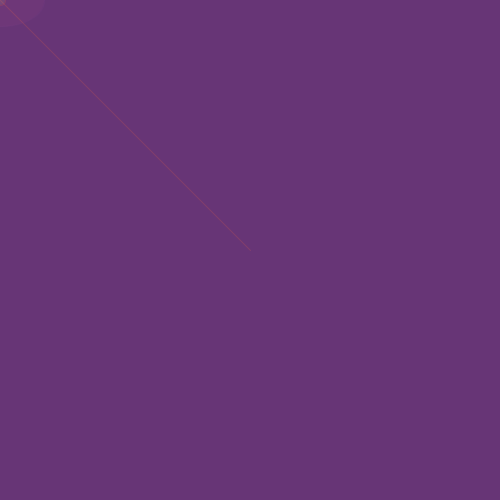
Frame 1 (no input)
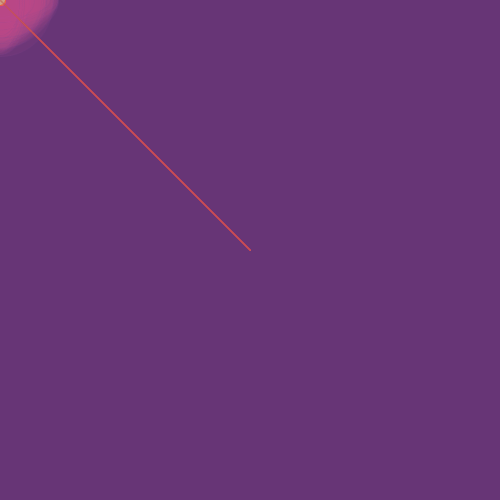
Frame 60 (the mouse pressed at the canvas centre just before this capture)
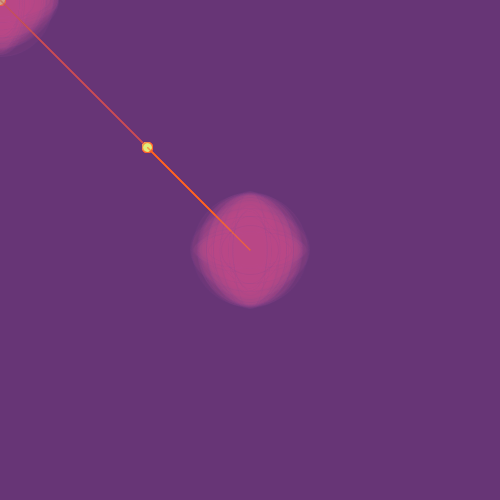
Frame 120 (the mouse held since frame 60 and released just before this capture)

The Processing sketch that drew these frames (run headless with seeded random() and noise(); from frame 60 on, the mouse is pressed at the canvas centre):

// Processing sketch: processing_2417
// ── processing_2417.pde

void setup() {
  size(500,500); //this is the size
  background(#673576); //this sets the background colour
  smooth();//this turns on smoothing to make the line smooth
  
  
  
  
};

//this is the draw wrapper. Anything in here happens once per frame. 

void draw(){
  stroke(125,64,140,40);
  line(250,250,mouseX,mouseY);
  fill(195,74,141,20);
  ellipse(mouseX,mouseY,random (30,120), random(30,120));
  stroke(255,100,40,40);
  line(250,250,mouseX/1.7,mouseY/1.7);
  fill(232,238,130,20);
  ellipse(mouseX/1.7,mouseY/1.7,10,10);
  
  
};
